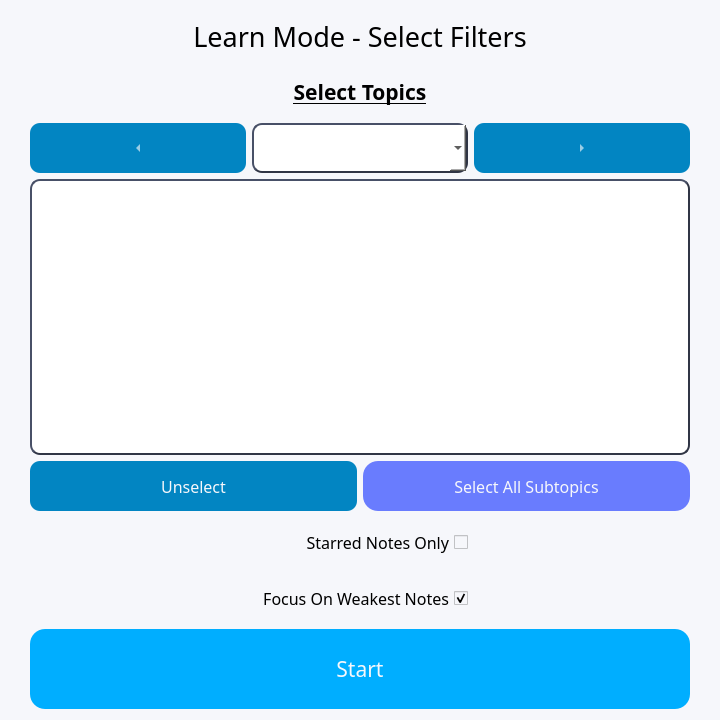
<?xml version="1.0" encoding="UTF-8"?>
<ui version="4.0">
 <class>Form</class>
 <widget class="QWidget" name="Form">
  <property name="geometry">
   <rect>
    <x>0</x>
    <y>0</y>
    <width>720</width>
    <height>720</height>
   </rect>
  </property>
  <property name="windowTitle">
   <string>Smart Retain</string>
  </property>
  <property name="styleSheet">
   <string notr="true">background-color: #F6F7FB</string>
  </property>
  <layout class="QHBoxLayout" name="horizontalLayout">
   <item>
    <layout class="QGridLayout" name="gridLayout" columnstretch="0,0,0,0,0">
     <item row="2" column="2">
      <widget class="QComboBox" name="topicCombo">
       <property name="sizePolicy">
        <sizepolicy hsizetype="Expanding" vsizetype="Fixed">
         <horstretch>0</horstretch>
         <verstretch>0</verstretch>
        </sizepolicy>
       </property>
       <property name="minimumSize">
        <size>
         <width>0</width>
         <height>50</height>
        </size>
       </property>
       <property name="maximumSize">
        <size>
         <width>16777215</width>
         <height>50</height>
        </size>
       </property>
       <property name="font">
        <font>
         <family>Neue Haas Grotesk Text Pro</family>
         <pointsize>12</pointsize>
        </font>
       </property>
       <property name="styleSheet">
        <string notr="true">background-color: white;
border-style: outset;
border-width: 2px;
border-radius: 10px;
border-color: #303545;</string>
       </property>
      </widget>
     </item>
     <item row="2" column="3">
      <widget class="QToolButton" name="rightBtn">
       <property name="enabled">
        <bool>false</bool>
       </property>
       <property name="sizePolicy">
        <sizepolicy hsizetype="Expanding" vsizetype="Fixed">
         <horstretch>0</horstretch>
         <verstretch>0</verstretch>
        </sizepolicy>
       </property>
       <property name="minimumSize">
        <size>
         <width>0</width>
         <height>50</height>
        </size>
       </property>
       <property name="maximumSize">
        <size>
         <width>16777215</width>
         <height>50</height>
        </size>
       </property>
       <property name="font">
        <font>
         <family>Neue Haas Grotesk Text Pro</family>
         <pointsize>12</pointsize>
        </font>
       </property>
       <property name="styleSheet">
        <string notr="true">QToolButton {
	background-color: #0285c2;
	border-radius: 10px;
	color: #F6F7FB;
}

QToolButton:hover {
    background-color: rgb(2, 106, 154);
}</string>
       </property>
       <property name="text">
        <string>...</string>
       </property>
       <property name="arrowType">
        <enum>Qt::RightArrow</enum>
       </property>
      </widget>
     </item>
     <item row="6" column="2">
      <widget class="QCheckBox" name="weakBox">
       <property name="sizePolicy">
        <sizepolicy hsizetype="Expanding" vsizetype="Fixed">
         <horstretch>0</horstretch>
         <verstretch>0</verstretch>
        </sizepolicy>
       </property>
       <property name="minimumSize">
        <size>
         <width>0</width>
         <height>50</height>
        </size>
       </property>
       <property name="maximumSize">
        <size>
         <width>16777215</width>
         <height>50</height>
        </size>
       </property>
       <property name="font">
        <font>
         <family>Neue Haas Grotesk Text Pro</family>
         <pointsize>12</pointsize>
        </font>
       </property>
       <property name="layoutDirection">
        <enum>Qt::RightToLeft</enum>
       </property>
       <property name="autoFillBackground">
        <bool>false</bool>
       </property>
       <property name="text">
        <string>Focus On Weakest Notes</string>
       </property>
       <property name="checked">
        <bool>true</bool>
       </property>
      </widget>
     </item>
     <item row="7" column="1" colspan="3">
      <widget class="QPushButton" name="startBtn">
       <property name="sizePolicy">
        <sizepolicy hsizetype="Expanding" vsizetype="Fixed">
         <horstretch>0</horstretch>
         <verstretch>0</verstretch>
        </sizepolicy>
       </property>
       <property name="minimumSize">
        <size>
         <width>0</width>
         <height>80</height>
        </size>
       </property>
       <property name="maximumSize">
        <size>
         <width>16777215</width>
         <height>80</height>
        </size>
       </property>
       <property name="font">
        <font>
         <family>Neue Haas Grotesk Text Pro</family>
         <pointsize>16</pointsize>
        </font>
       </property>
       <property name="styleSheet">
        <string notr="true">QPushButton {
	background-color: #00aeff;
	border-radius: 15px;
	color: #F6F7FB;
}

QPushButton:hover {
    background-color: rgb(0, 154, 226);
}</string>
       </property>
       <property name="text">
        <string>Start</string>
       </property>
      </widget>
     </item>
     <item row="1" column="4" rowspan="7">
      <spacer name="horizontalSpacer">
       <property name="orientation">
        <enum>Qt::Horizontal</enum>
       </property>
       <property name="sizeType">
        <enum>QSizePolicy::Fixed</enum>
       </property>
       <property name="sizeHint" stdset="0">
        <size>
         <width>13</width>
         <height>48</height>
        </size>
       </property>
      </spacer>
     </item>
     <item row="0" column="0" colspan="5">
      <widget class="QLabel" name="title">
       <property name="sizePolicy">
        <sizepolicy hsizetype="Expanding" vsizetype="Fixed">
         <horstretch>0</horstretch>
         <verstretch>0</verstretch>
        </sizepolicy>
       </property>
       <property name="minimumSize">
        <size>
         <width>0</width>
         <height>50</height>
        </size>
       </property>
       <property name="maximumSize">
        <size>
         <width>16777215</width>
         <height>50</height>
        </size>
       </property>
       <property name="font">
        <font>
         <family>Neue Haas Grotesk Text Pro</family>
         <pointsize>20</pointsize>
         <weight>50</weight>
         <bold>false</bold>
         <underline>false</underline>
        </font>
       </property>
       <property name="styleSheet">
        <string notr="true">
</string>
       </property>
       <property name="text">
        <string>Learn Mode - Select Filters</string>
       </property>
       <property name="alignment">
        <set>Qt::AlignCenter</set>
       </property>
      </widget>
     </item>
     <item row="1" column="0" rowspan="7">
      <spacer name="horizontalSpacer_2">
       <property name="orientation">
        <enum>Qt::Horizontal</enum>
       </property>
       <property name="sizeType">
        <enum>QSizePolicy::Fixed</enum>
       </property>
       <property name="sizeHint" stdset="0">
        <size>
         <width>13</width>
         <height>288</height>
        </size>
       </property>
      </spacer>
     </item>
     <item row="1" column="2">
      <widget class="QLabel" name="label_2">
       <property name="sizePolicy">
        <sizepolicy hsizetype="Expanding" vsizetype="Fixed">
         <horstretch>0</horstretch>
         <verstretch>50</verstretch>
        </sizepolicy>
       </property>
       <property name="minimumSize">
        <size>
         <width>0</width>
         <height>50</height>
        </size>
       </property>
       <property name="maximumSize">
        <size>
         <width>16777215</width>
         <height>50</height>
        </size>
       </property>
       <property name="font">
        <font>
         <family>Neue Haas Grotesk Text Pro</family>
         <pointsize>16</pointsize>
         <weight>75</weight>
         <bold>true</bold>
         <underline>true</underline>
        </font>
       </property>
       <property name="text">
        <string>Select Topics</string>
       </property>
       <property name="alignment">
        <set>Qt::AlignCenter</set>
       </property>
      </widget>
     </item>
     <item row="3" column="1" colspan="3">
      <widget class="QListWidget" name="subtopicWidget">
       <property name="sizePolicy">
        <sizepolicy hsizetype="Expanding" vsizetype="Expanding">
         <horstretch>0</horstretch>
         <verstretch>0</verstretch>
        </sizepolicy>
       </property>
       <property name="font">
        <font>
         <family>Neue Haas Grotesk Text Pro</family>
         <pointsize>12</pointsize>
        </font>
       </property>
       <property name="styleSheet">
        <string notr="true">background-color: white;
border-style: outset;
border-width: 2px;
border-radius: 10px;
border-color: #303545;</string>
       </property>
      </widget>
     </item>
     <item row="2" column="1">
      <widget class="QToolButton" name="leftBtn">
       <property name="enabled">
        <bool>false</bool>
       </property>
       <property name="sizePolicy">
        <sizepolicy hsizetype="Expanding" vsizetype="Fixed">
         <horstretch>0</horstretch>
         <verstretch>0</verstretch>
        </sizepolicy>
       </property>
       <property name="minimumSize">
        <size>
         <width>0</width>
         <height>50</height>
        </size>
       </property>
       <property name="maximumSize">
        <size>
         <width>16777215</width>
         <height>50</height>
        </size>
       </property>
       <property name="font">
        <font>
         <family>Neue Haas Grotesk Text Pro</family>
         <pointsize>12</pointsize>
        </font>
       </property>
       <property name="styleSheet">
        <string notr="true">QToolButton {
	background-color: #0285c2;
	border-radius: 10px;
	color: #F6F7FB;
}

QToolButton:hover {
    background-color: rgb(2, 106, 154);
}</string>
       </property>
       <property name="text">
        <string>...</string>
       </property>
       <property name="arrowType">
        <enum>Qt::LeftArrow</enum>
       </property>
      </widget>
     </item>
     <item row="5" column="2">
      <widget class="QCheckBox" name="starBox">
       <property name="sizePolicy">
        <sizepolicy hsizetype="Expanding" vsizetype="Fixed">
         <horstretch>0</horstretch>
         <verstretch>0</verstretch>
        </sizepolicy>
       </property>
       <property name="minimumSize">
        <size>
         <width>0</width>
         <height>50</height>
        </size>
       </property>
       <property name="maximumSize">
        <size>
         <width>16777215</width>
         <height>50</height>
        </size>
       </property>
       <property name="font">
        <font>
         <family>Neue Haas Grotesk Text Pro</family>
         <pointsize>12</pointsize>
        </font>
       </property>
       <property name="layoutDirection">
        <enum>Qt::RightToLeft</enum>
       </property>
       <property name="autoFillBackground">
        <bool>false</bool>
       </property>
       <property name="text">
        <string>Starred Notes Only</string>
       </property>
      </widget>
     </item>
     <item row="4" column="1" colspan="3">
      <layout class="QHBoxLayout" name="horizontalLayout_2">
       <item>
        <widget class="QPushButton" name="unselectBtn">
         <property name="sizePolicy">
          <sizepolicy hsizetype="Expanding" vsizetype="Fixed">
           <horstretch>0</horstretch>
           <verstretch>0</verstretch>
          </sizepolicy>
         </property>
         <property name="minimumSize">
          <size>
           <width>0</width>
           <height>50</height>
          </size>
         </property>
         <property name="maximumSize">
          <size>
           <width>16777215</width>
           <height>50</height>
          </size>
         </property>
         <property name="font">
          <font>
           <family>Neue Haas Grotesk Text Pro</family>
           <pointsize>12</pointsize>
          </font>
         </property>
         <property name="styleSheet">
          <string notr="true">QPushButton {
	background-color: #0285c2;
	border-radius: 10px;
	color: #F6F7FB;
}

QPushButton:hover {
    background-color: rgb(2, 106, 154);
}</string>
         </property>
         <property name="text">
          <string> Unselect </string>
         </property>
        </widget>
       </item>
       <item>
        <widget class="QPushButton" name="selectAllBtn">
         <property name="sizePolicy">
          <sizepolicy hsizetype="Expanding" vsizetype="Fixed">
           <horstretch>0</horstretch>
           <verstretch>0</verstretch>
          </sizepolicy>
         </property>
         <property name="minimumSize">
          <size>
           <width>0</width>
           <height>50</height>
          </size>
         </property>
         <property name="maximumSize">
          <size>
           <width>16777215</width>
           <height>50</height>
          </size>
         </property>
         <property name="font">
          <font>
           <family>Neue Haas Grotesk Text Pro</family>
           <pointsize>12</pointsize>
          </font>
         </property>
         <property name="styleSheet">
          <string notr="true">QPushButton {
	background-color: #697CFE;
	border-radius: 15px;
	color: #F6F7FB;
}

QPushButton:hover {
    background-color: rgb(91, 108, 221);
}</string>
         </property>
         <property name="text">
          <string> Select All Subtopics </string>
         </property>
        </widget>
       </item>
      </layout>
     </item>
    </layout>
   </item>
  </layout>
 </widget>
 <resources/>
 <connections/>
</ui>
